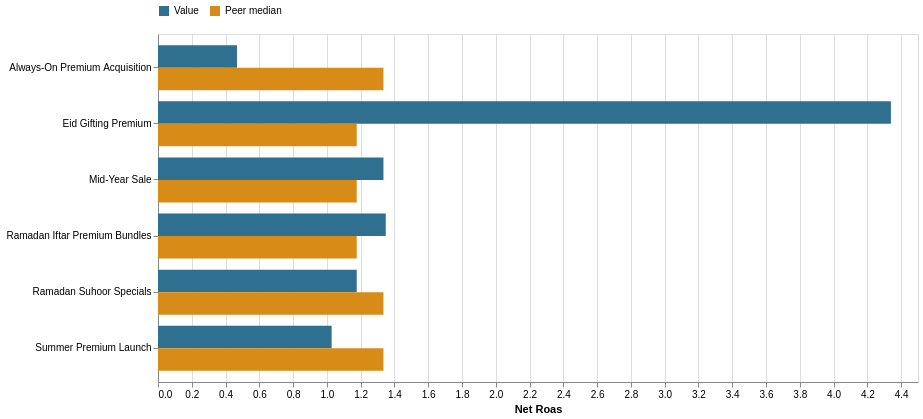

Write notebook code for a chart like this one.
### Markdown cell above
## 8. Efficiency Is A Separate Gate

The primary score answers whether the objective outcome was achieved. Efficiency asks
what it cost, or what revenue return it produced. The peer benchmark is the median
efficiency of other campaigns with this objective.

The Awareness-plus-Engagement fallback does **not** combine efficiency metrics:
Awareness keeps CPM, while Engagement keeps CPC. Their shared Link CTR is useful for
stabilizing response evidence, but their costs answer different business questions.

A statistical `SCALE` is promoted to final `SCALE` only when efficiency is at least as
good as its peer benchmark. Efficiency is not mixed into the primary score.

### Code cell
efficiency_table = campaigns[[
    "campaign_name", "efficiency_metric", "efficiency_direction",
    "efficiency_value", "efficiency_benchmark", "efficiency_peer_count",
    "efficiency_comparison",
]].rename(columns={
    "campaign_name": "Campaign", "efficiency_metric": "Metric",
    "efficiency_direction": "Better direction", "efficiency_value": "Value",
    "efficiency_benchmark": "Peer median", "efficiency_peer_count": "Peers",
    "efficiency_comparison": "Comparison",
})
display(efficiency_table.style.format({
    "Value": "{:,.3f}", "Peer median": "{:,.3f}"
}, na_rep="Not available"))

efficiency_long = efficiency_table.melt(
    id_vars=["Campaign", "Metric", "Better direction", "Comparison"],
    value_vars=["Value", "Peer median"],
    var_name="Measure", value_name="Efficiency",
).dropna(subset=["Efficiency"])
if not efficiency_long.empty:
    efficiency_chart = alt.Chart(efficiency_long).mark_bar().encode(
        y=alt.Y("Campaign:N", title=None),
        x=alt.X("Efficiency:Q", title=contract.efficiency_metric.replace("_", " ").title()),
        yOffset="Measure:N",
        color=alt.Color(
            "Measure:N",
            scale=alt.Scale(domain=["Value", "Peer median"], range=["#2f6f8f", "#d68c16"]),
            legend=alt.Legend(orient="top", title=None),
        ),
        tooltip=["Campaign", "Metric", "Better direction", "Measure", "Efficiency"],
    ).properties(width=760, height=max(140, len(campaigns) * 58))
    display(efficiency_chart)

### Figure 1 — Vega-Lite specification as saved in the notebook (floating-point values rounded to 4 significant figures)
{"config": {"view": {"continuousWidth": 300, "continuousHeight": 300}}, "data": {"name": "data-ed50aa00b800db0c60a3386274e2d73c"}, "mark": {"type": "bar"}, "encoding": {"color": {"field": "Measure", "legend": {"orient": "top", "title": null}, "scale": {"domain": ["Value", "Peer median"], "range": ["#2f6f8f", "#d68c16"]}, "type": "nominal"}, "tooltip": [{"field": "Campaign", "type": "nominal"}, {"field": "Metric", "type": "nominal"}, {"field": "Better direction", "type": "nominal"}, {"field": "Measure", "type": "nominal"}, {"field": "Efficiency", "type": "quantitative"}], "x": {"field": "Efficiency", "title": "Net Roas", "type": "quantitative"}, "y": {"field": "Campaign", "title": null, "type": "nominal"}, "yOffset": {"field": "Measure", "type": "nominal"}}, "height": 348, "width": 760, "$schema": "https://vega.github.io/schema/vega-lite/v5.20.1.json", "datasets": {"data-ed50aa00b800db0c60a3386274e2d73c": [{"Campaign": "Always-On Premium Acquisition", "Metric": "net_roas", "Better direction": "higher", "Comparison": "worse_than_peer", "Measure": "Value", "Efficiency": 0.4676}, {"Campaign": "Ramadan Suhoor Specials", "Metric": "net_roas", "Better direction": "higher", "Comparison": "worse_than_peer", "Measure": "Value", "Efficiency": 1.177}, {"Campaign": "Ramadan Iftar Premium Bundles", "Metric": "net_roas", "Better direction": "higher", "Comparison": "better_than_peer", "Measure": "Value", "Efficiency": 1.349}, {"Campaign": "Eid Gifting Premium", "Metric": "net_roas", "Better direction": "higher", "Comparison": "better_than_peer", "Measure": "Value", "Efficiency": 4.34}, {"Campaign": "Summer Premium Launch", "Metric": "net_roas", "Better direction": "higher", "Comparison": "worse_than_peer", "Measure": "Value", "Efficiency": 1.028}, {"Campaign": "Mid-Year Sale", "Metric": "net_roas", "Better direction": "higher", "Comparison": "better_than_peer", "Measure": "Value", "Efficiency": 1.335}, {"Campaign": "Always-On Premium Acquisition", "Metric": "net_roas", "Better direction": "higher", "Comparison": "worse_than_peer", "Measure": "Peer median", "Efficiency": 1.335}, {"Campaign": "Ramadan Suhoor Specials", "Metric": "net_roas", "Better direction": "higher", "Comparison": "worse_than_peer", "Measure": "Peer median", "Efficiency": 1.335}, {"Campaign": "Ramadan Iftar Premium Bundles", "Metric": "net_roas", "Better direction": "higher", "Comparison": "better_than_peer", "Measure": "Peer median", "Efficiency": 1.177}, {"Campaign": "Eid Gifting Premium", "Metric": "net_roas", "Better direction": "higher", "Comparison": "better_than_peer", "Measure": "Peer median", "Efficiency": 1.177}, {"Campaign": "Summer Premium Launch", "Metric": "net_roas", "Better direction": "higher", "Comparison": "worse_than_peer", "Measure": "Peer median", "Efficiency": 1.335}, {"Campaign": "Mid-Year Sale", "Metric": "net_roas", "Better direction": "higher", "Comparison": "better_than_peer", "Measure": "Peer median", "Efficiency": 1.177}]}}
